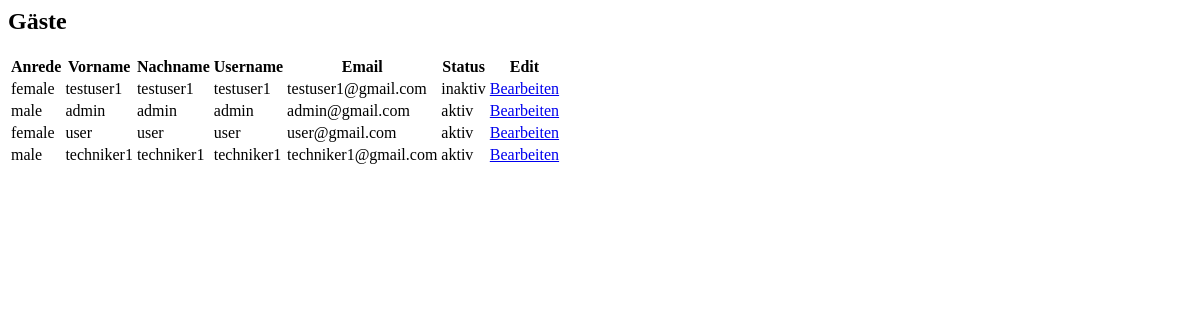
/userAdministration.php, run on an earlier commit of the app's database.
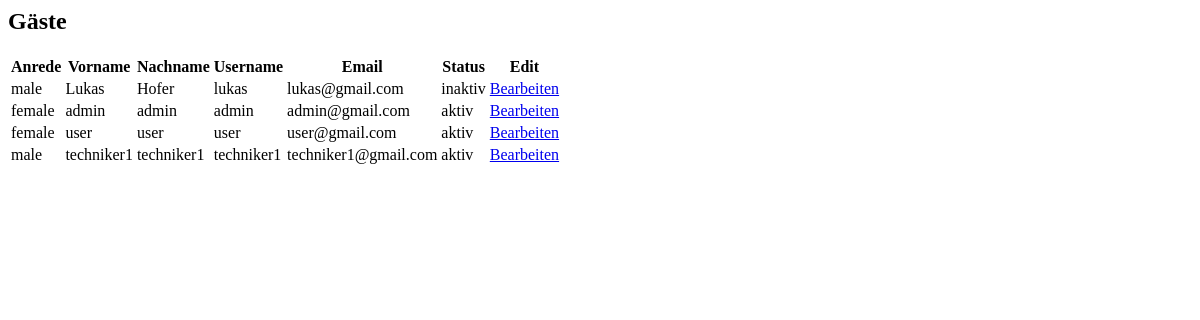
And on a later commit of the database.
### tables this page shows
CREATE TABLE `users` (
  `id` int(11) NOT NULL,
  `username` varchar(50) NOT NULL,
  `gender` varchar(15) DEFAULT NULL,
  `firstname` varchar(60) NOT NULL,
  `lastname` varchar(60) NOT NULL,
  `password` char(60) NOT NULL,
  `email` varchar(100) NOT NULL,
  `role` varchar(25) NOT NULL,
  `state` tinyint(1) NOT NULL
);

### userAdministration.php (the view)
<body>
    <div class = "container">
<?php
require_once ('dbaccess.php');
$sql = "SELECT * FROM users";
$result = $db_obj->query($sql);
echo "<h2>Gäste</h2>";
echo "<table class='table table-stripe'>";
echo "<tr>";
        echo "<th>Anrede</th>";
        echo "<th>Vorname</th>";
        echo "<th>Nachname</th>";
        echo "<th>Username</th>";
        echo "<th>Email</th>";
        echo "<th>Status</th>";
        echo "<th>Edit</th>";
    echo "</tr>";
while ($row = $result->fetch_assoc()) {
    $currState = $row['state'];
    if($currState=='0') {
        $currState = "aktiv";
    } elseif($currState=='1') {
        $currState = "inaktiv";
    }
    echo "<tr>";
        echo "<td>" . $row['gender'] . "</td>";
        echo "<td>" . $row['firstname'] . "</td>";
        echo "<td>" . $row['lastname'] . "</td>";
        echo "<td>" . $row['username'] . "</td>";
        echo "<td>" . $row['email'] . "</td>";
        echo "<td>" .  $currState . "</td>";
        echo "<td><a href=\"userEdit.php?id=". $row['id'] ."\" >Bearbeiten</a></td>";
    echo "</tr>";
    }
    echo "</table>";
?>
 </div>
</body>

What changed in the data, as far as the page shows it:
changed users "inaktiv": gender "female" → "male"; firstname "testuser1" → "Lukas"; lastname "testuser1" → "Hofer"; username "testuser1" → "lukas"; email "testuser1@gmail.com" → "lukas@gmail.com"
changed users "admin": gender "male" → "female"
